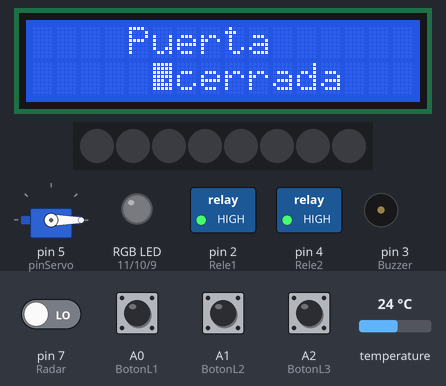
Recording of a sketch running on a simulated Arduino Uno, built with avr-gcc and run on an emulated ATmega328P. Parts: servo, 16×2 character LCD, 8 RGB LEDs in strip order, left to right, switched loads named in the sketch (green lamp = pin HIGH), an RGB LED mixed from three pins (HIGH = lit), buzzer (waves = sounding). Inputs (shaded band) come from the test bench; at power-on: A0 (BotonL1), A1 (BotonL2), A2 (BotonL3), pin 7 (Radar) LOW, temperature 24 °C. Dim RGB values are drawn brighter than linear; the strip is taken to match the declared colour order; what the sketch prints to the serial monitor is not drawn.

Above: at 1.3 s.
1.4 s: pin 7 (Radar) driven HIGH
At 4.4 s:
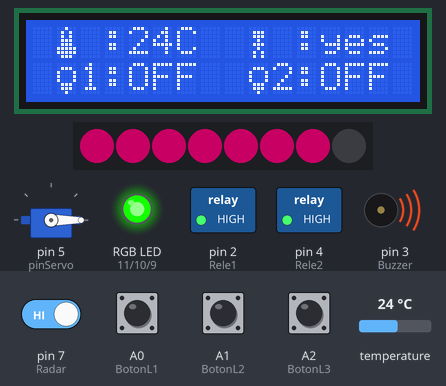
4.7 s: A2 (BotonL3) pulled HIGH for 0.55 s
At 6.0 s:
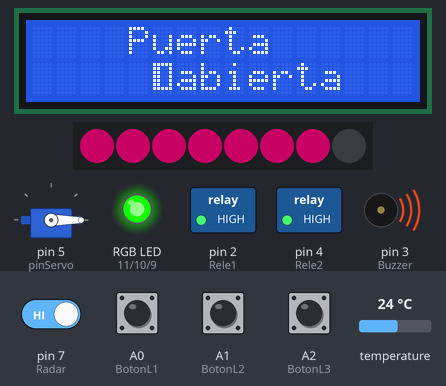
9.1 s: A0 (BotonL1) pulled HIGH for 0.55 s
At 11.3 s:
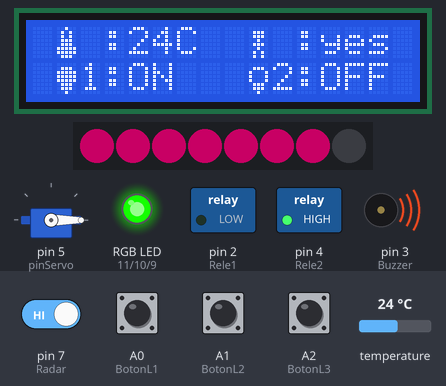
11.9 s: A1 (BotonL2) pulled HIGH for 0.55 s
At 14.4 s:
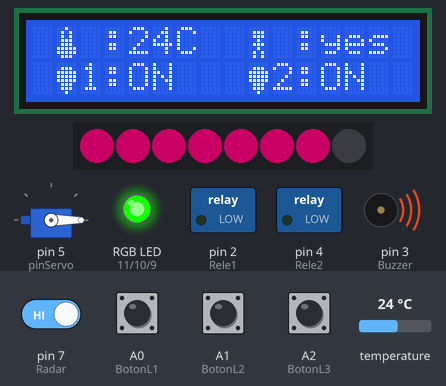
14.7 s: A0 (BotonL1) pulled HIGH for 1 s
At 17.6 s:
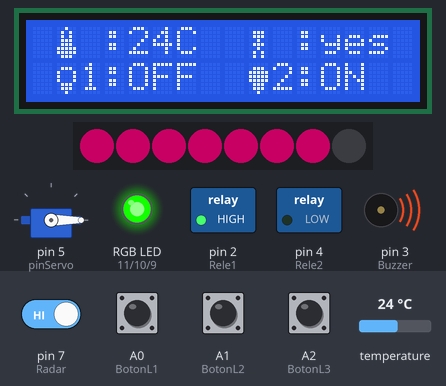
17.9 s: pin 7 (Radar) driven LOW
At 18.4 s:
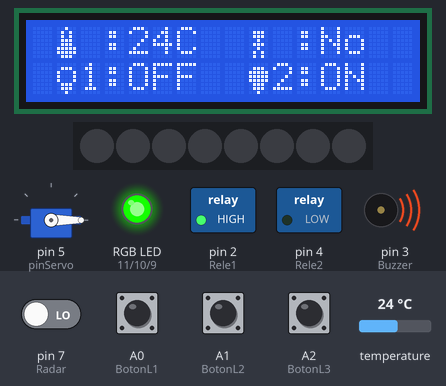
Timing chart, 0 to 20.5 s (numbered marks = the images above; inputs shaded):
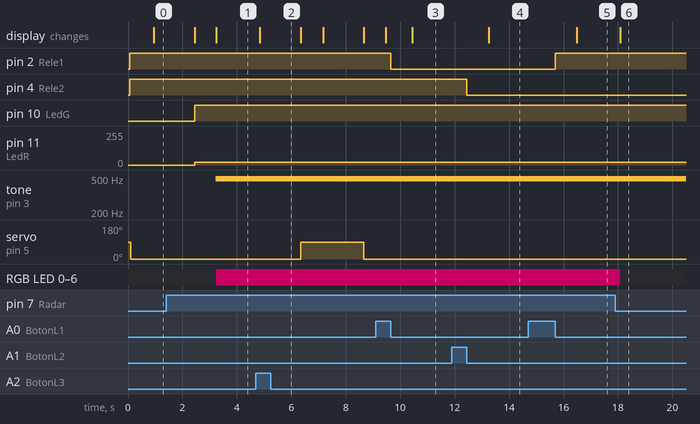

Measured:
- after the input at 1.4 s, tone on pin 3 (Buzzer): silent → 490 Hz after 1.8 s; the display: first differs from a run without the input after 1.8 s (image 1)
- after the input at 4.7 s, servo on pin 5 (pinServo): 0° → 90° after 1.7 s, → 0° 2.3 s later; the display: changes after 0.15 s (image 2)
- after the input at 9.1 s, pin 2 (Rele1): HIGH → LOW after 0.55 s; the display: first differs from a run without the input after 1.3 s (image 3)
- after the input at 11.9 s, pin 4 (Rele2): HIGH → LOW after 0.55 s; the display: changes after 1.3 s (image 4)
- after the input at 14.7 s, pin 2 (Rele1): LOW → HIGH after 1.0 s; the display: changes after 1.8 s (image 5)
- after the input at 17.9 s, RGB LED 0–6: RGB(100, 0, 50) → off after 0.18 s; the display: changes after 0.18 s (image 6)

The sketch:

Practica_7.ino
```cpp
/*
 Fundacion Kinal
centro educativo tecnico laboral kinal
Electronica
Quinto perito
A
taller de elctronica digital y reparacion de computadora I
javier ricardo vivar sanchez
2019585
*/

// Librerias usadas en el codigo
#include <LiquidCrystal_I2C.h>
LiquidCrystal_I2C lcd (0x27, 16, 2);

#include <Servo.h>
Servo myServo;

#include <OneWire.h>
#include <DallasTemperature.h>

OneWire oneWireObjeto(6);
DallasTemperature Temp(&oneWireObjeto);

#include <Adafruit_NeoPixel.h>
Adafruit_NeoPixel strip(8, 8, NEO_RGB + NEO_KHZ800);

// Numero de pines usados
#define Rele1 2
#define Buzzer 3
#define Rele2 4
#define pinServo 5
#define Radar 7
#define NeoPixel 8
#define LedB 9
#define LedG 10
#define LedR 11
#define BotonL1 A0
#define BotonL2 A1
#define BotonL3 A2

bool estadoB1 = true;
bool estadoB2 = true;
bool estadoP = false;
byte estadop = 0;

byte termometro1[] = {
  B00100,
  B01010,
  B01010,
  B01110,
  B01110,
  B11111,
  B11111,
  B01110
};

byte termometro2[] = {
  B00100,
  B01010,
  B01110,
  B01110,
  B01110,
  B11111,
  B11111,
  B01110
};

byte foco1[] = {
  B00000,
  B01110,
  B10001,
  B10001,
  B10001,
  B01110,
  B01110,
  B00100
};
byte foco2[] = {
  B00000,
  B01110,
  B11111,
  B11111,
  B11111,
  B01110,
  B01110,
  B00100
};

byte persona[] = {
  B00000,
  B01110,
  B01110,
  B00100,
  B01110,
  B00100,
  B01010,
  B01010
};

byte puerta1[] = {
  B11111,
  B11111,
  B11111,
  B11111,
  B11101,
  B11111,
  B11111,
  B00000
};

byte puerta2[] = {
  B11111,
  B11001,
  B11001,
  B11001,
  B11001,
  B11001,
  B11111,
  B00000
};

void setup() {
  Serial.begin(9600);
  Serial.println("practica 7");
  myServo.attach(pinServo); // Declaracion de pin servomotor
  lcd.init();
  lcd.backlight();
  lcd.clear();
  pinMode(Rele1, OUTPUT);
  pinMode(Rele2, OUTPUT);
  pinMode(Buzzer, OUTPUT);
  pinMode(LedR, OUTPUT);
  pinMode(LedG, OUTPUT);
  pinMode(LedB, OUTPUT);
  pinMode(BotonL1, INPUT);
  pinMode(BotonL2, INPUT);
  pinMode(BotonL3, INPUT);
  pinMode(Radar, INPUT);
  digitalWrite(Rele1, estadoB1);
  digitalWrite(Rele2, estadoB2);
  myServo.write(estadop);
  Temp.begin();
  strip.begin();
  strip.clear();
  strip.show();
  lcd.createChar(0, termometro1);
  lcd.createChar(1, termometro2);
  lcd.createChar(2, foco1);
  lcd.createChar(3, foco2);
  lcd.createChar(4, persona);
  lcd.createChar(5, puerta1);
  lcd.createChar(6, puerta2);
}

void loop() {
  Temp.requestTemperatures();
  int Temperatura = Temp.getTempCByIndex(0); // guardado de temperatura en variable
  // Muestra en pantalla las variables

  lcd.setCursor(1, 0);
  lcd.write(0);
  lcd.print(" :");
  lcd.print(Temperatura);
  lcd.print("C ");
  lcd.setCursor(9, 0);
  lcd.write(4);
  lcd.print(" :");
  YesNo();
  lcd.setCursor(1, 1);
  foco(estadoB1);
  lcd.print("1:");
  OnOff(estadoB1);
  lcd.setCursor(9, 1);
  foco(estadoB2);
  lcd.print("2:");
  OnOff(estadoB2);
  if (digitalRead(BotonL1) == HIGH) {
    while (digitalRead(BotonL1) == HIGH);
    estadoB1 = !estadoB1;
    digitalWrite(Rele1, estadoB1);
  }
  else if (digitalRead(BotonL2) == HIGH) {
    while (digitalRead(BotonL2) == HIGH);
    estadoB2 = !estadoB2;
    digitalWrite(Rele2, estadoB2);
  }
  if (digitalRead(BotonL3) == HIGH && estadoP == true) {
    estadop = 90;
    Serial.println("Abierto");
    estadoP = false;
    lcd.clear();
    lcd.setCursor(4, 0);
    lcd.print("Puerta");
    lcd.setCursor(5, 1);
    lcd.write(6);
    lcd.print("abierta");
    delay(1500);
    lcd.clear();
  }
  else if (digitalRead(BotonL3) == LOW && estadoP == LOW) {
    estadop = 0;
    Serial.println("Cerrado");
    estadoP = true;
    lcd.clear();
    lcd.setCursor(4, 0);
    lcd.print("Puerta");
    lcd.setCursor(5, 1);
    lcd.write(5);
    lcd.print("cerrada");
    delay(1500);
    lcd.clear();
  }
  myServo.write(estadop);
  if (Temperatura >= 15 && Temperatura < 21) {
    ledRGB(112, 0, 255);
  }
  else if (Temperatura >= 21 && Temperatura < 25) {
    ledRGB(20, 255, 0);
  }
  else if (Temperatura >= 25 && Temperatura < 45) {
    ledRGB(255, 50, 0);
  }
}

void OnOff(bool estadolocal) { // Mostrara On u Off dependiendo de la variable recibida
  if (estadolocal == LOW) {
    lcd.print("ON ");
  }
  else {
    lcd.print("OFF");
  }
}

void YesNo() { // mostra en pantalla si hay precencia
  if (digitalRead(Radar) == HIGH) {
    lcd.print("yes");
    analogWrite(Buzzer, 100);
    for (int i = 0; i < 7; i++) {
      strip.setPixelColor(i, 100, 0, 50);// (Posision de pixel, VERDE, ROJO, AZUL)
      strip.show();// Manda lo antrior a los pixeles
    }
  }
  else {
    lcd.print("No ");
    analogWrite(Buzzer, 0);
    for (int i = 0; i < 7; i++) {
      strip.setPixelColor(i, 0, 0, 0);// (Posision de pixel, VERDE, ROJO, AZUL)
      strip.show();// Manda lo antrior a los pixeles
    }
  }
}

void ledRGB(byte R, byte G, byte B) { // Funcion para encender colores diferentes en LedRGC
  analogWrite(LedR, R);
  analogWrite(LedG, G);
  analogWrite(LedB, B);
}

void foco(bool estadob) {
  if (estadob == HIGH) {
    lcd.write(2);
  }
  else {
    lcd.write(3);
  }
}
```
